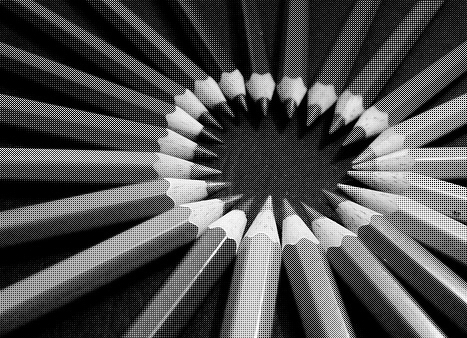
#> input picture files/images/pencils_mosaic.bmp, 467 x 338 px
$ python demosaicing.py
#> lines starting #> are read from the running program, lines starting #| are printed output that depends on the picture
import cv2
import numpy as np


# list of image files
# crayons.jpg
# crayons_mosaic.bmp
# oldwell_mosaic.bmp
# oldwell.jpg
# pencils_mosaic.bmp
# pencils.jpg

# Create 3 channel image according to Bayer's pattern from single channel image
def get_bayer_pattern(img):
    rows, columns, channels = img.shape
    for y in range(rows):

        for x in range(columns):
            # print(y)
            if y % 2 == 0 and x % 2 == 0:
                # print('x:-'+str(x))
                # print('y:-'+str(y))
                img[y][x][0] = img[y][x][0]
                img[y][x][1] = 0
                img[y][x][2] = 0
                continue

            if (x + y) % 2 != 0:
                img[y][x][2] = img[y][x][0]
                img[y][x][1] = 0
                img[y][x][0] = 0
                continue

            if (x + y) % 2 == 0:
                img[y][x][1] = img[y][x][0]
                img[y][x][2] = 0
                img[y][x][0] = 0
    return img


image = cv2.imread('files/images/pencils_mosaic.bmp')
#> image is the input picture: shape (338, 467, 3); min 0, max 255, mean 79.7
original_image = cv2.imread('files/images/pencils.jpg')
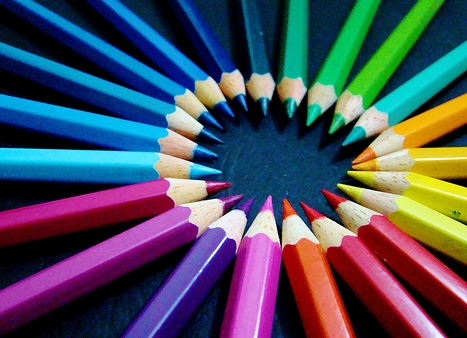
#> input picture files/images/pencils.jpg, 467 x 338 px
#> original_image is the input picture: shape (338, 467, 3); mean B, G, R 93.9, 78.1, 73.4

image_mosaic = get_bayer_pattern(image)
#> after the loop in get_bayer_pattern, `for y in range(rows):`:
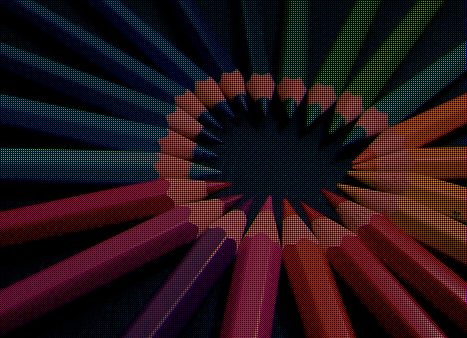
#> img: shape (338, 467, 3); mean B, G, R 23.5, 19.5, 36.7

# splitting the bayer's representation of image into blue, green, red channel image

b, g, r = cv2.split(image_mosaic)

# defining the kernel for all 3 channels to find the missing information

d_depth = 0
delta = 0
anchor = (-1, -1)

blue_kernel = np.array([[0.25, 0.5, 0.25],
                        [0.5, 1, 0.5],
                        [0.25, 0.5, 0.25]])
b = cv2.filter2D(b, d_depth, blue_kernel)

green_kernel = np.array([[0.25, 0.5, 0.25],
                         [0.5, 1, 0.5],
                         [0.25, 0.5, 0.25]])
g = cv2.filter2D(g, d_depth, green_kernel)
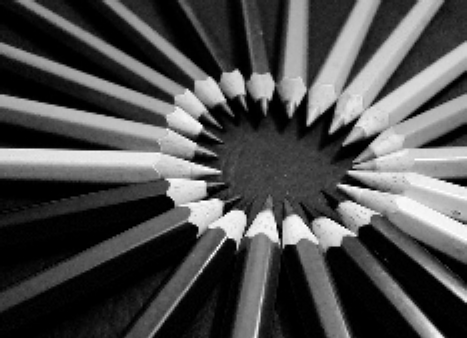
#> g: shape (338, 467); min 0, max 255, mean 78.2

red_kernel = np.array([[0, 0.25, 0],
                       [0.25, 1, 0.25],
                       [0, 0.25, 0]])
r = cv2.filter2D(r, d_depth, red_kernel)

image_mosaic = cv2.merge((b, g, r))

cv2.imshow('given_image', image)
cv2.waitKey(0)

cv2.imshow('original_image', original_image)
cv2.waitKey(0)

cv2.imshow('mosaic_image', image_mosaic)
cv2.waitKey(0)

difference_part_a = cv2.absdiff(image_mosaic, original_image)
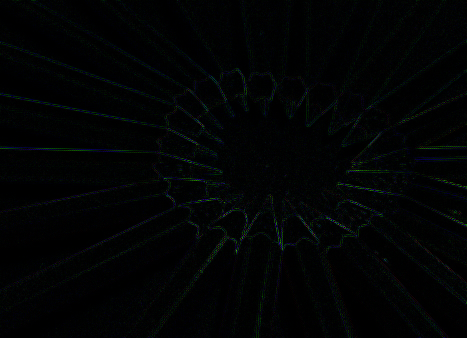
#> difference_part_a: shape (338, 467, 3); mean B, G, R 3.6, 3.4, 1.8

cv2.imshow('difference_between_original_mosaic', difference_part_a)
cv2.waitKey(0)

# result_part_a = np.concatenate((original_image, image_mosaic, difference_part_a), axis=1)
# cv2.imshow('original_image, mosaic_image, absolute_difference', result_part_a)

# part - b
image_mosaic_improve = image_mosaic.copy()
image_mosaic_improve = image_mosaic_improve.astype(np.float32)
blue, green, red = cv2.split(image_mosaic_improve)

blue_diff = cv2.subtract(blue, red)
green_diff = cv2.subtract(green, red)
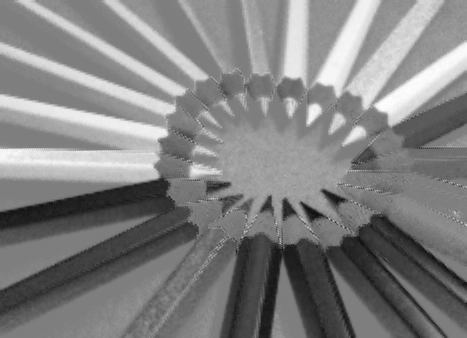
#> green_diff: shape (338, 467) float32; min -212, max 215, mean 4.8; drawn with min black and max white

blue_blur = cv2.medianBlur(blue_diff, 3)
green_blur = cv2.medianBlur(green_diff, 3)

blue_add = blue_blur + red
green_add = green_blur + red

# To prevent overflow of pixel values
blue_add = np.where(blue_add > 255, 255, blue_add)
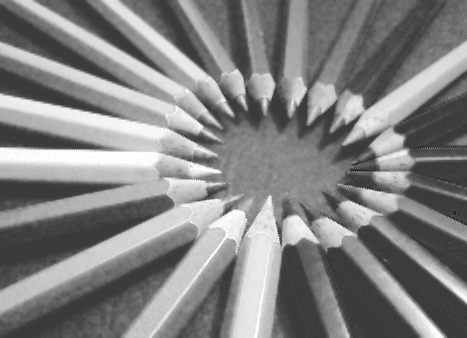
#> blue_add: shape (338, 467) float32; min -76, max 255, mean 93.9; drawn with min black and max white
green_add = np.where(green_add > 255, 255, green_add)
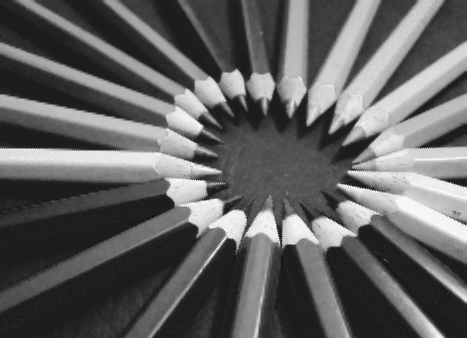
#> green_add: shape (338, 467) float32; min -32, max 255, mean 78.2; drawn with min black and max white

blue_add = np.where(blue_add < 0, 0, blue_add)
green_add = np.where(green_add < 0, 0, green_add)

image_mosaic_improve = cv2.merge((blue_add, green_add, red))
image_mosaic_improve = image_mosaic_improve.astype(np.uint8)

cv2.imshow('improved_mosaic_image', image_mosaic_improve)
cv2.waitKey(0)

difference_part_b = cv2.absdiff(image_mosaic_improve, original_image)

cv2.imshow('difference_between_original_improved_mosaic', difference_part_b)
cv2.waitKey(0)

# [8 lines of commented-out code are left out]
